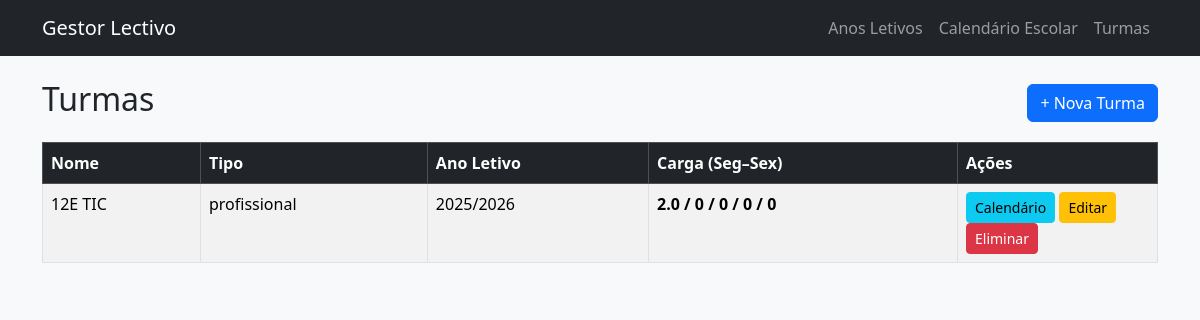
Page /turmas on the committed database.
### models.py (models this page shows)
class Turma(db.Model):
    __tablename__ = "turmas"
    id = db.Column(db.Integer, primary_key=True)
    nome = db.Column(db.String(50), nullable=False)
    tipo = db.Column(db.String(20), nullable=False, default="regular")
    ano_letivo_id = db.Column(db.Integer, db.ForeignKey("anos_letivos.id"))
    ano_letivo = db.relationship("AnoLetivo", backref="turmas")
    livros_turmas = db.relationship(
        "LivroTurma",
        back_populates="turma",
        cascade="all, delete-orphan",
    )
    livros = db.relationship(
        "Livro",
        secondary=lambda: LivroTurma.__table__,
        back_populates="turmas",
    )
    carga_segunda = db.Column(db.Float, nullable=True)
    carga_terca = db.Column(db.Float, nullable=True)
    carga_quarta = db.Column(db.Float, nullable=True)
    carga_quinta = db.Column(db.Float, nullable=True)
    carga_sexta = db.Column(db.Float, nullable=True)
    turmas_disciplinas = db.relationship(
        "TurmaDisciplina",
        back_populates="turma",
        cascade="all, delete-orphan",
    )
    disciplinas = db.relationship(
        "Disciplina",
        secondary=lambda: TurmaDisciplina.__table__,
        back_populates="turmas",
    )

class AnoLetivo(db.Model):
    __tablename__ = "anos_letivos"
    id = db.Column(db.Integer, primary_key=True)
    nome = db.Column(db.String(20), unique=True, nullable=False)
    data_inicio_ano = db.Column(db.Date, nullable=False)
    data_fim_ano = db.Column(db.Date, nullable=False)
    data_fim_semestre1 = db.Column(db.Date, nullable=False)
    data_inicio_semestre2 = db.Column(db.Date, nullable=False)
    descricao = db.Column(db.String(255))
    ativo = db.Column(db.Boolean, nullable=False, default=False)
    fechado = db.Column(db.Boolean, nullable=False, default=False)

### app.py (the view)
    @app.route("/turmas")
    def turmas_list():
        turmas = Turma.query.order_by(Turma.nome).all()
        return render_template("turmas/list.html", turmas=turmas)

### templates/turmas/list.html
{% extends "base.html" %}
{% block content %}
<div class="d-flex justify-content-between align-items-center mb-3">
    <h2>Turmas</h2>
    <a href="{{ url_for('turmas_add') }}" class="btn btn-primary">+ Nova Turma</a>
</div>
{% if turmas %}
<table class="table table-striped table-bordered">
    <thead class="table-dark">
        <tr>
            <th>Nome</th>
            <th>Tipo</th>
            <th>Ano Letivo</th>
              <th>Carga (Seg–Sex)</th>
            <th style="width: 200px;">Ações</th>
        </tr>
    </thead>
    <tbody>
    {% for turma in turmas %}
        <tr>
            <td>{{ turma.nome }}</td>
            <td>{{ turma.tipo }}</td>
            <td>{{ turma.ano_letivo.nome if turma.ano_letivo else ''}}</td>
            <th>{{ turma.carga_segunda or 0 }} /
                {{ turma.carga_terca or 0 }} /
                {{ turma.carga_quarta or 0 }} /
                {{ turma.carga_quinta or 0 }} /
                {{ turma.carga_sexta or 0 }}</th>
            <td>
                <a href="{{ url_for('turma_calendario', turma_id=turma.id) }}" class="btn btn-sm btn-info">Calendário</a>
                <a href="{{ url_for('turmas_edit', turma_id=turma.id) }}" class="btn btn-sm btn-warning">Editar</a>
                <form method="post"
                      action="{{ url_for('turmas_delete', turma_id=turma.id) }}"
                      style="display:inline"
                      onsubmit="return confirm('Eliminar turma?')">
                    <button type="submit" class="btn btn-sm btn-danger">Eliminar</button>
                </form>
            </td>
        </tr>
    {% endfor %}
    </tbody>
</table>
{% else %}
<p>Nenhuma turma registada.</p>
{% endif %}
{% endblock %}

### rows in the picture
Turma: nome "12E TIC", tipo "profissional", ano_letivo "2025/2026", carga_segunda "2.0", carga_terca "0", carga_quarta "0", carga_quinta "0", carga_sexta "0"
